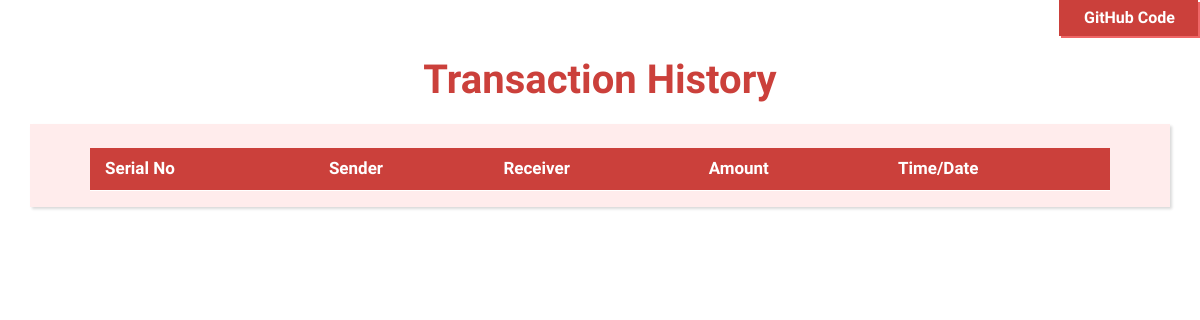
/customers/history.php, run on an earlier commit of the app's database.
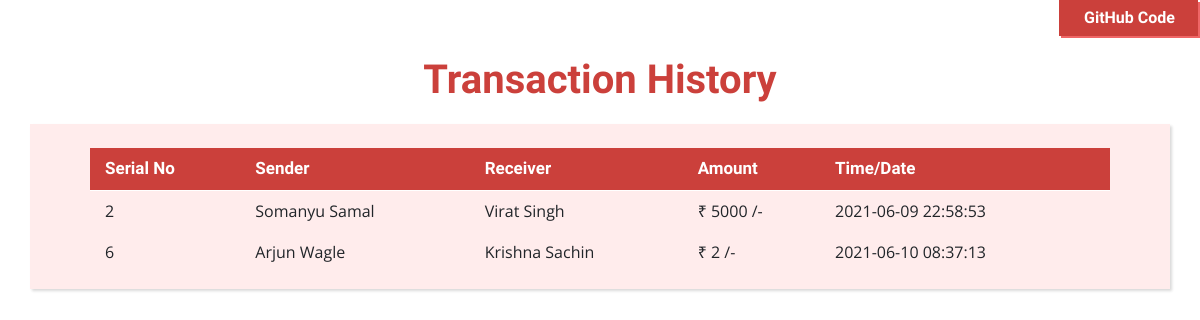
And on a later commit of the database.
### tables this page shows
CREATE TABLE `history_transc` (
  `serial_no` int(11) NOT NULL,
  `sender` text NOT NULL,
  `receiver` text NOT NULL,
  `balance` int(11) NOT NULL,
  `datetime` datetime NOT NULL DEFAULT current_timestamp()
);

### customers/history.php (the view, shortened to what this page needs)
<!DOCTYPE html>
<html lang="en">
<head>
    <link rel="stylesheet" href="./assets/bootstrap.css">
</head>
<body>
    <div class="d-flex float-none justify-content-lg-end"><a class="btn" role="button" href="https://github.com/Somanyu/Banking-System" style="color: #fff;background: #cb403b;border-style: none;border-radius: 0px;font-family: Raleway, sans-serif;font-weight: 600;padding-right: 23px;padding-left: 25px;box-shadow: 2px 2px #ef6666;margin-right: 2px; ">GitHub Code</a></div>
    <div>
        <h1 style="text-align: center;font-family: Raleway, sans-serif;font-weight: bold;color: #cb403b;margin-bottom: 0px;padding-top: 20px;padding-bottom: 20px;">Transaction History</h1>
    </div>
    <div style="padding-top: 24px;padding-right: 60px;padding-left: 60px;background: #ffecec;margin-right: 30px;margin-left: 30px; box-shadow: rgba(0, 0, 0, 0.15) 1.95px 1.95px 2.6px;">
        <div class="table-responsive">
            <table class="table">
                <thead style="font-size: 17px;">
                    <tr style="background: #cb403b;color: #fff;font-family: Raleway, sans-serif;">
                        <th style="padding-left: 15px;">Serial No</th>
                        <th>Sender</th>
                        <th>Receiver</th>
                        <th>Amount</th>
                        <th style="padding-right: 0px;">Time/Date</th>
                    </tr>
                </thead>
                <tbody>
                    <?php
                    include './config.php';
                    $sql = "SELECT * from history_transc";
                    $query = mysqli_query($mysqli, $sql);
                    while ($rows = mysqli_fetch_assoc($query)) {
                    ?>
                        <tr style="border-style: none;border-color: rgba(33,37,41,0);font-family: 'Open Sans', sans-serif;font-size: 16px;">
                            <td style="padding-left: 15px;"><?php echo $rows['serial_no']; ?></td>
                            <td><?php echo $rows['sender']; ?></td>
                            <td><?php echo $rows['receiver']; ?></td>
                            <td>₹ <?php echo $rows['balance']; ?> /-</td>
                            <td><?php echo $rows['datetime']; ?></td>
                        <?php
                    }
                        ?>
                        </tr>
                </tbody>
            </table>
        </div>
    </div>
</body>
</html>

What changed in the data, as far as the page shows it:
added history_transc: serial_no "2", sender "Somanyu Samal", receiver "Virat Singh", balance "5000", datetime "2021-06-09 22:58:53"
added history_transc: serial_no "6", sender "Arjun Wagle", receiver "Krishna Sachin", balance "2", datetime "2021-06-10 08:37:13"
